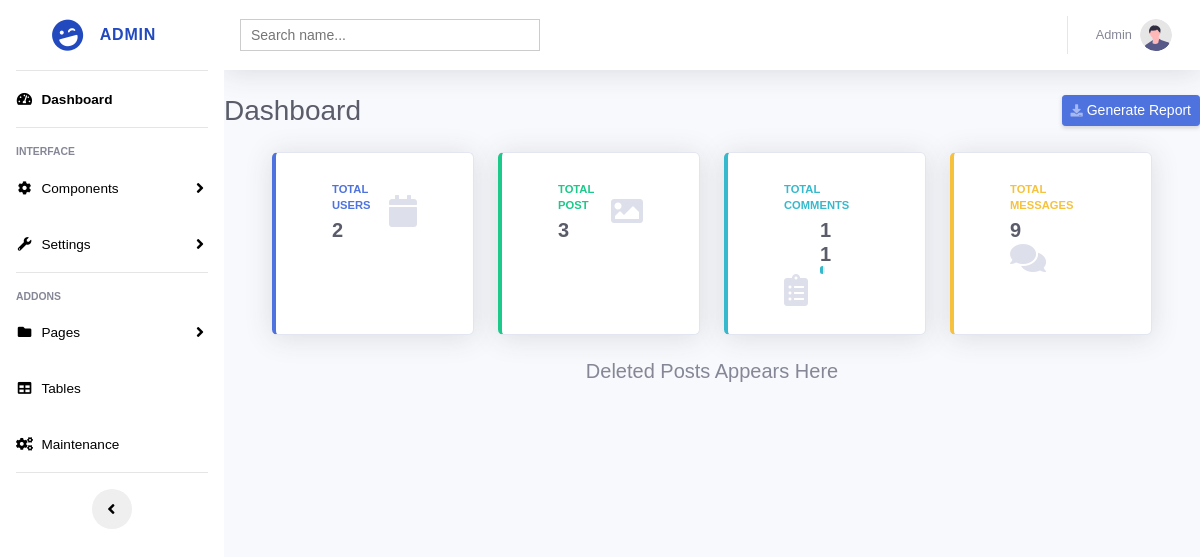
/admin/report_posts.php, run on an earlier commit of the app's database.
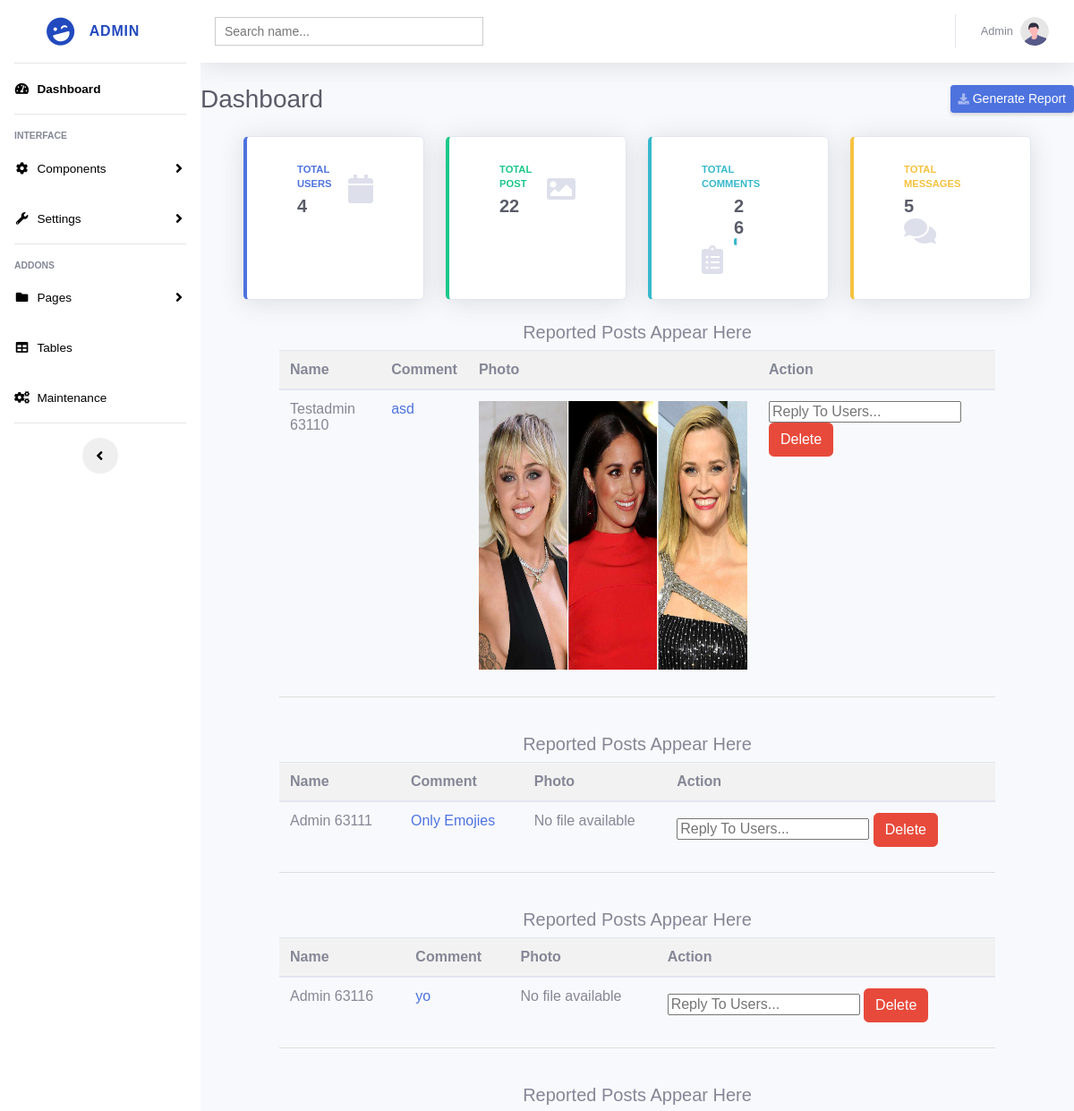
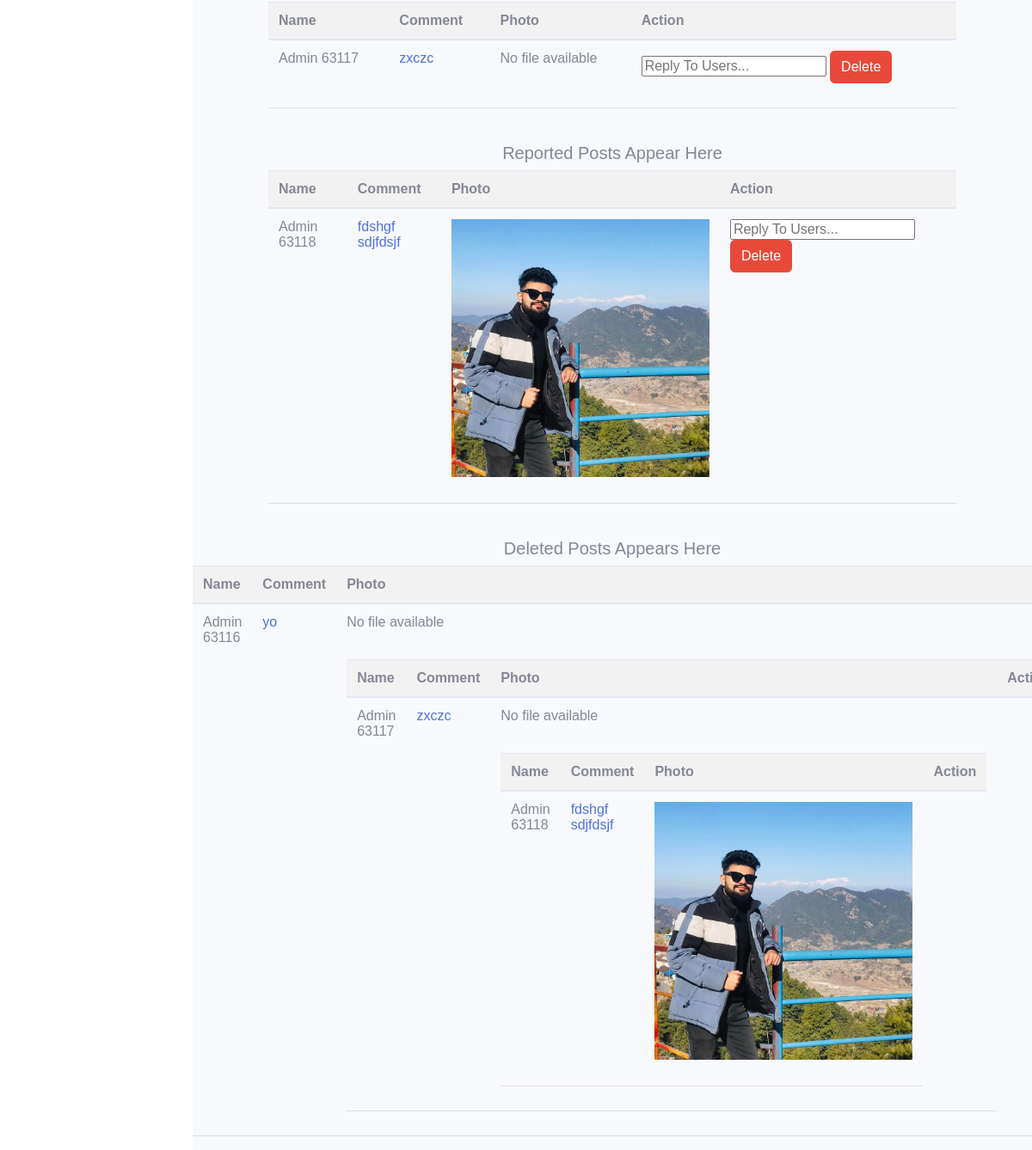
And on a later commit of the database (2 pictures, top to bottom).
### tables this page shows
CREATE TABLE `report_posts` (
  `id` int(11) NOT NULL,
  `user_id` int(11) NOT NULL,
  `post_id` int(11) NOT NULL,
  `reason` text NOT NULL,
  `warning` varchar(20) NOT NULL
);

CREATE TABLE `images` (
  `id` int(11) NOT NULL,
  `name` varchar(255) NOT NULL,
  `something` varchar(500) NOT NULL,
  `comment` varchar(255) NOT NULL,
  `file_name` varchar(255) NOT NULL,
  `uploaded_on` datetime NOT NULL DEFAULT current_timestamp() ON UPDATE current_timestamp(),
  `status` enum('1','0') NOT NULL DEFAULT '1'
);

### admin/include/report_posts.php (the view, shortened to what the changed rows need)
<?php
include_once 'model/db.php';
$sql = "SELECT report_posts.post_id,report_posts.user_id as user_id,
report_posts.reason,images.id, images.file_name, images.something,images.name
FROM report_posts
INNER JOIN images ON images.id = report_posts.post_id";
$result = $connect->query($sql);
if ($result->num_rows > 0) {
  while($row = $result->fetch_assoc()) {
?>
<table class="table">
<h5 class="center-align">Reported Posts Appear Here</h5>
  <thead>
    <tr>
      <th scope="col">Name</th>
      <th scope="col">Comment</th>
      <th scope="col">Photo</th>
      <th scope="col">Action</th>
    </tr>
  </thead>
  <tbody>
    <tr>
      <td><?php echo $row['name'] ?>
      <?php echo $row['user_id'] ; echo $row['id']  ?></td>
      <td><a href="http://localhost/main/pages/singlepost.php?user=<?=$row['post_id'] ?>">
        <?php echo $row['reason'] ?></a></td>
      <td> <?php
$post_file = $row['file_name'];
if ($post_file != '') {
  $file_extension = pathinfo($post_file, PATHINFO_EXTENSION);
  if (in_array($file_extension, ['jpg', 'jpeg', 'png', 'gif', 'bmp'])) {
    echo '<img class="post_image"   width="300" height="300" src="../client/assets/post/' . $post_file . '"><br>';
  } elseif (in_array($file_extension, ['mp4', 'webm', 'ogg'])) {
    echo '<video class="post_video" controls width="300" height="300">
            <source src="../client/assets/post/' . $post_file . '" type="video/' . $file_extension . '">
          </video><br>';
  } else {
    echo '<p>' . $post_file . '</p><br>';
  }
} else {
  echo '<p>No file available</p><br>';
}
?></td>
      <td>
        <form method="post" action="">
          <input type="text" name="message_noti" placeholder="Reply To Users...">
          <button type="submit" name="submit" class="btn btn-danger">Delete</button>
        </form>
      </td>
    </tr>
  </tbody>
</table>
<br>
<?php
}
}
?>
<div class="">
  <?php
  $sql = "SELECT report_posts.post_id,report_posts.user_id as user_id, report_posts.reason,images.id, images.file_name, images.something,images.name
FROM report_posts
INNER JOIN images ON images.id = report_posts.post_id WHERE images.status = '0'";
$result = $connect->query($sql);
if ($result->num_rows > 0) {
  while($row = $result->fetch_assoc()) {
?>
<table class="table">
  <thead>
    <tr>
      <th scope="col">Name</th>
      <th scope="col">Comment</th>
      <th scope="col">Photo</th>
      <th scope="col">Action</th>
    </tr>
  </thead>
  <tbody>
    <tr>
      <td><?php echo $row['name'] ?>
      <?php echo $row['user_id'] ; echo $row['id']  ?></td>
      <td><a href="http://localhost/main/pages/singlepost.php?user=<?=$row['post_id'] ?>">
        <?php echo $row['reason'] ?></a></td>
      <td> <?php
$post_file = $row['file_name'];
if ($post_file != '') {
  $file_extension = pathinfo($post_file, PATHINFO_EXTENSION);
  if (in_array($file_extension, ['jpg', 'jpeg', 'png', 'gif', 'bmp'])) {
    echo '<img class="post_image"   width="300" height="300" src="../client/assets/post/' . $post_file . '"><br>';
  } elseif (in_array($file_extension, ['mp4', 'webm', 'ogg'])) {
    echo '<video class="post_video" controls width="300" height="300">
            <source src="../client/assets/post/' . $post_file . '" type="video/' . $file_extension . '">
          </video><br>';
  } else {
    echo '<p>' . $post_file . '</p><br>';
  }
} else {
  echo '<p>No file available</p><br>';
}
  }
}
?>
</div>

### admin/include/sidebar.php (shortened to what the changed rows need)
<?php include 'header.php'  ?>
<ul class="navbar-nav  sidebar  accordion" id="accordionSidebar">
    <a class="sidebar-brand d-flex align-items-center justify-content-center" href="index.php">
        <div class="sidebar-brand-icon rotate-n-15">
            <i class="fas fa-laugh-wink"></i>
        </div>
        <div class="sidebar-brand-text mx-3">Admin</div>
    </a>
</ul>

### admin/include/analytics.php (shortened to what the changed rows need)
<div class="d-sm-flex align-items-center justify-content-between mb-4">
        <h1 class="h3 mb-0 text-gray-800">Dashboard</h1>
    </div>
<div class="row">
<div class="col-xl-3 col-md-6 mb-4">
    <div class="card border-left-primary shadow h-100 py-2">
        <div class="card-body">
            <div class="row no-gutters align-items-center">
                <div class="col mr-2">
                    <div class="text-xs font-weight-bold text-primary text-uppercase mb-1">
                        Total Users</div>
                    <div class="h5 mb-0 font-weight-bold text-gray-800">
                        <?php
                                      $sql = "SELECT * from users";
                                      if ($result = mysqli_query($connect, $sql)) {
                                      $rowcount = mysqli_num_rows( $result );
                                      printf( $rowcount);
                                  }
                                        ?>
                    </div>
                </div>
            </div>
        </div>
    </div>
</div>
<div class="col-xl-3 col-md-6 mb-4">
    <div class="card border-left-success shadow h-100 py-2">
        <div class="card-body">
            <div class="row no-gutters align-items-center">
                <div class="col mr-2">
                    <div class="text-xs font-weight-bold text-success text-uppercase mb-1">
                        Total Post</div>
                    <div class="h5 mb-0 font-weight-bold text-gray-800">
                        <?php
                                    $sql = "SELECT * from images ";
                                    if ($result = mysqli_query($connect, $sql)) {
                                    $rowcount = mysqli_num_rows( $result );
                                    printf( $rowcount);
                                }
                                    ?>
                    </div>
                </div>
            </div>
        </div>
    </div>
</div>
<div class="col-xl-3 col-md-6 mb-4">
    <div class="card border-left-info shadow h-100 py-2">
        <div class="card-body">
            <div class="row no-gutters align-items-center">
                <div class="col mr-2">
                    <div class="row no-gutters align-items-center">
                        <div class="col-auto">
                            <div class="h5 mb-0 mr-3 font-weight-bold text-gray-800">
                                <?php
                                                $sql="SELECT * From  comment";
                                                $result =mysqli_query($connect,$sql);
                                                if ($rowcount=mysqli_num_rows($result)){
                                                printf( $rowcount);
                                                }
                                                ?>
                            </div>
                        </div>
                    </div>
                </div>
            </div>
        </div>
    </div>
</div>
<div class="col-xl-3 col-md-6 mb-4">
    <div class="card border-left-warning shadow h-100 py-2">
        <div class="card-body">
            <div class="row no-gutters align-items-center">
                <div class="col mr-2">
                    <div class="text-xs font-weight-bold text-warning text-uppercase mb-1">
                        Total Messages</div>
                    <div class="h5 mb-0 font-weight-bold text-gray-800">
                        <?php
                                        $sql = "SELECT * FROM chats";
                                        if ($result = mysqli_query($connect,$sql)){
                                            $rowcount = mysqli_num_rows($result);
                                            echo $rowcount;
                                        }
                                        ?>
                    </div>
                </div>
            </div>
        </div>
    </div>
</div>
</div>

What changed in the data, as far as the page shows it:
added report_posts: images.name "Testadmin", user "63", images.id "110", reason "asd", images.file_name (picture), shown under "Dashboard"
added report_posts: images.name "Admin", user "63", images.id "111", reason "Only Emojies", shows "No file available", shown under "Dashboard"
added report_posts: images.name "Admin", user "63", images.id "116", reason "yo", shows "No file available"
added report_posts: images.name "Admin", user "63", images.id "117", reason "zxczc", shows "No file available"
added report_posts: images.name "Admin", user "63", images.id "118", reason "fdshgf sdjfdsjf", images.file_name (picture)
Also different on the page:
$rowcount: "9" → "5"
text no longer shown: "2 3 11"
text now shown: "4 22 26"
